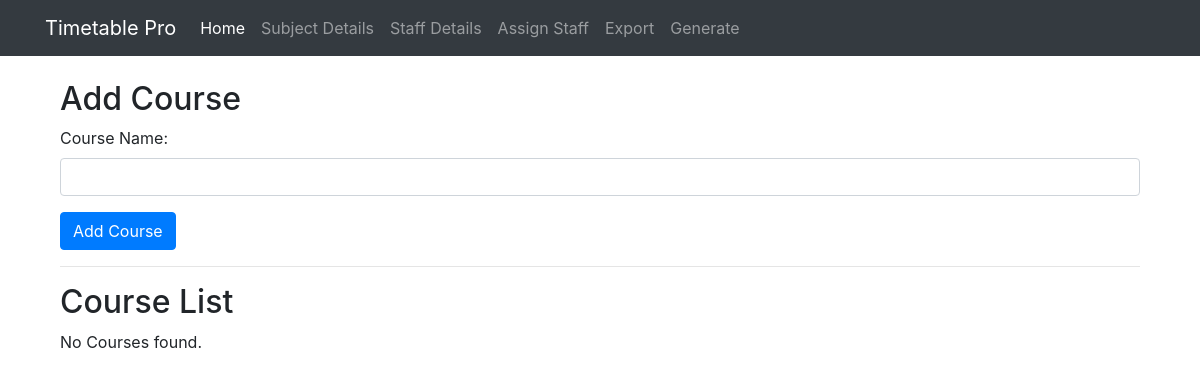
Before: / with the older database file.
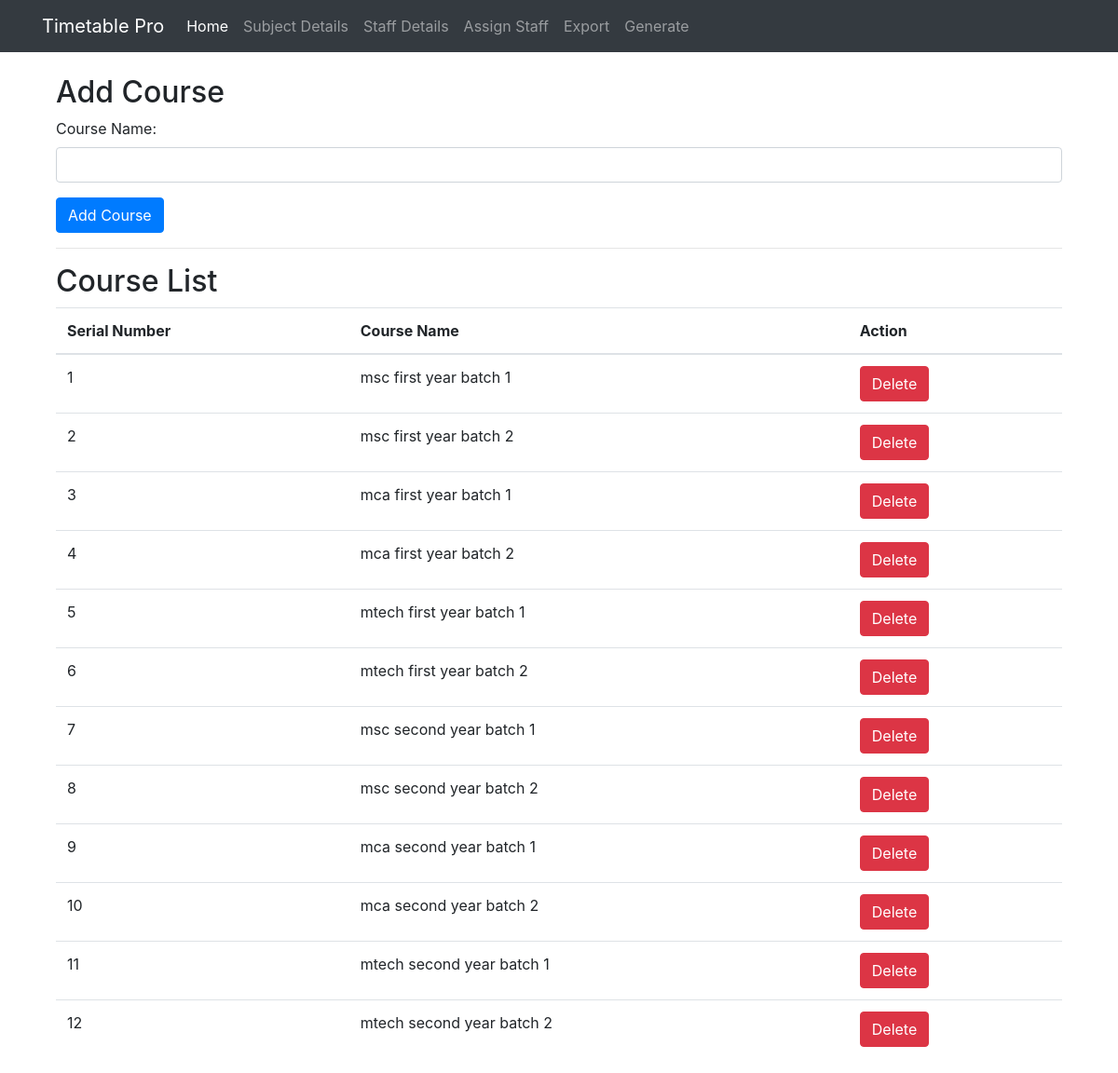
After: the same page with the newer database file.
### tables this page shows
CREATE TABLE `courses` (
  `sno` int NOT NULL,
  `dept` varchar(255) NOT NULL
);

### index.php (the view, shortened to what this page needs)
<!DOCTYPE html>
<html lang="en">
<head>
    <link rel="stylesheet" href="https://stackpath.bootstrapcdn.com/bootstrap/4.5.2/css/bootstrap.min.css">
</head>
<body>
<body>
    <?php include('navbar.php'); ?>
<div class="container mt-4">
<section id="home">
    <div class="container">
        <h2>Add Course</h2>
        <form method="post" action="process.php">
            <div class="form-group">
                <label for="deptName">Course Name:</label>
                <input type="text" class="form-control" id="deptName" name="deptName" required>
            </div>
            <button type="submit" class="btn btn-primary">Add Course</button>
        </form>
        <hr>
        <h2>Course List</h2>
        <?php
        $servername = "localhost";
        $username = "root";
        $password = "";
        $dbname = "timetablepro";
        $conn = new mysqli($servername, $username, $password, $dbname);
        $sql = "SELECT * FROM courses";
        $result = $conn->query($sql);
        if ($result->num_rows > 0) {
            echo '<table class="table">';
            echo '<thead><tr><th>Serial Number</th><th>Course Name</th><th>Action</th></tr></thead>';
            echo '<tbody>';
            $serialNumber = 1;
            while ($row = $result->fetch_assoc()) {
                echo '<tr>';
                echo '<td>' . $serialNumber . '</td>';
                echo '<td>' . $row["dept"] . '</td>';
                echo '<td><form method="post" action="delete.php"><input type="hidden" name="deptId" value="' . $row["sno"] . '"><button type="submit" class="btn btn-danger">Delete</button></form></td>';
                echo '</tr>';
                $serialNumber++;
            }
            echo '</tbody></table>';
        } else {
            echo "No Courses found.";
        }
        ?>
    </div>
</section>
</div>
</body>
</html>

### navbar.php (shortened to what this page needs)
<nav class="navbar navbar-expand-lg navbar-dark bg-dark">
    <div class="container">
        <a class="navbar-brand" href="#">Timetable Pro</a>
        <div class="collapse navbar-collapse" id="navbarNav">
            <ul class="navbar-nav">
                <li class="nav-item <?php echo (basename($_SERVER['PHP_SELF']) == 'index.php') ? 'active' : ''; ?>">
                    <a class="nav-link" href="index.php">Home</a>
                </li>
                <li class="nav-item <?php echo (basename($_SERVER['PHP_SELF']) == 'course.php') ? 'active' : ''; ?>">
                    <a class="nav-link" href="subject.php">Subject Details</a>
                </li>
                <li class="nav-item">
                <a class="nav-link" href="staff.php">Staff Details</a>
                </li>
                <li class="nav-item">
                <a class="nav-link" href="assign.php">Assign Staff</a>
                </li>
                <li class="nav-item">
                <a class="nav-link" href="export.php">Export</a>
                </li>
                <li class="nav-item">
                <a class="nav-link" href="generate.php">Generate</a>
                </li>
            </ul>
        </div>
    </div>
</nav>

Changed rows visible on the page:
added courses: dept "msc first year batch 1"
added courses: dept "msc first year batch 2"
added courses: dept "mca first year batch 1"
added courses: dept "mca first year batch 2"
added courses: dept "mtech first year batch 1"
added courses: dept "mtech first year batch 2"
added courses: dept "msc second year batch 1"
added courses: dept "msc second year batch 2"
added courses: dept "mca second year batch 1"
added courses: dept "mca second year batch 2"
added courses: dept "mtech second year batch 1"
added courses: dept "mtech second year batch 2"
Other visible differences:
text no longer shown: "No Courses found."
text now shown: "Serial Number Course Name Action"
